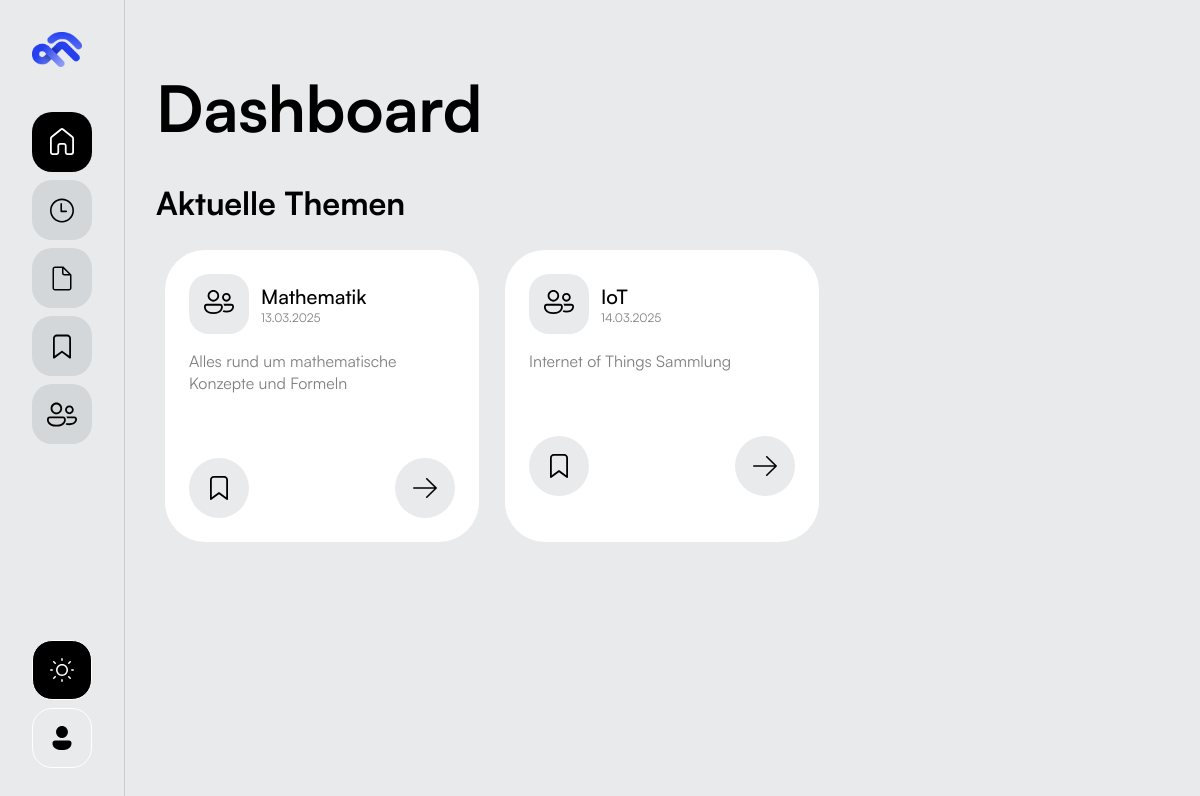
Before: / with the older database file.
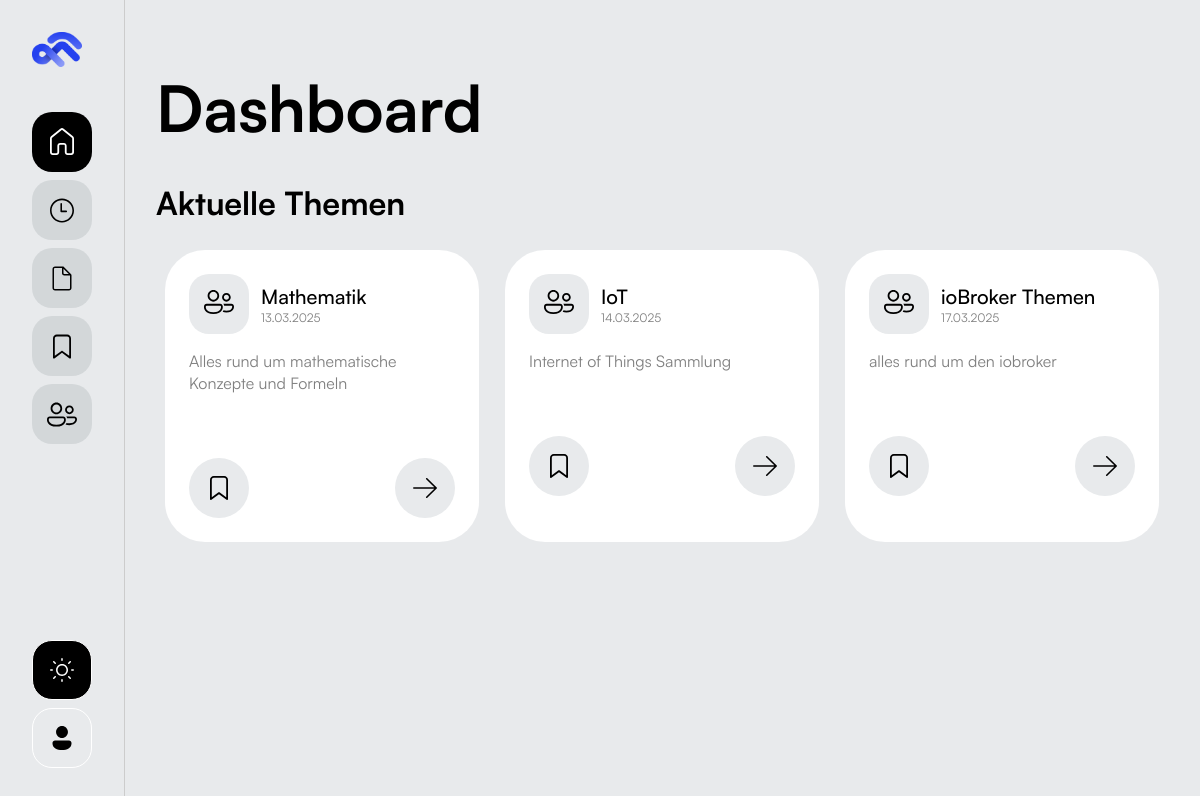
After: the same page with the newer database file.
### app/models.py (models this page shows, shortened)
class Category(db.Model):
    __tablename__ = 'categories'
    id = db.Column(db.Integer, primary_key = True)
    name = db.Column(db.String(100), nullable = False)
    description = db.Column(db.Text)
    created_at = db.Column(db.DateTime, default = datetime.utcnow)
    updated_at = db.Column(db.DateTime, default=datetime.utcnow, onupdate = datetime.utcnow)
    subcategories = db.relationship('Subcategory', backref = 'category', lazy = 'dynamic', cascade='all, delete-orphan')

### app/routes.py (the view)
@app.route("/")
def startseite():
    kategorien = Category.query.all()
    return render_template('startseite.html', kategorien = kategorien)

### app/templates/startseite.html (shortened to what this page needs)
{% extends 'base.html' %}
{% block content %}
<div class="heading_page_wrapper">
    <h1>Dashboard</h1>
</div>
<div class="dashboard_body_grid">
    <div class="dashboard_body_cell">
        <h2>Aktuelle Themen</h2>
        {% if kategorien %}
            <div class="themen_category_grid">
                {% for kategorie in kategorien %}
                    <a href="{{ url_for('kategorie_anzeigen', kategorie_id = kategorie.id) }}" class="category_box_outline">
                        <div class="category_box">
                            <div class="category_info_container">
                                <div class="category_info_wrapper">
                                <div class="category_icon_wrapper">
                                    <span class="category_icon">
                                    </span>
                                </div>
                                <div class="category_heading_wrapper">
                                    <h3>{{ kategorie.name }}</h3>
                                    <p class="text-style-small">{{ kategorie.updated_at.strftime('%d.%m.%Y') }}</p>
                                </div>
                                </div>
                                <p>{{ kategorie.description|default('Keine Beschreibung vorhanden.')|truncate(100) }}</p>
                            </div>
                            <div class="category_btn_wrapper">
                                <div class="category_btn">
                                </div>
                                <div class="category_btn">
                                </div>
                            </div>
                        </div>
                    </a>
                {% endfor %}
            </div>
        {% else %}
            <p>Keine Kategorien gefunden.</p>
        {% endif %}
            </div>
        </div>
{% endblock %}

### app/templates/base.html (shortened to what this page needs)
<!DOCTYPE html>
<html lang="de">
<head>
    <link rel="stylesheet" href="{{ url_for('static', filename = 'css/styles.css') }}">
    <link rel="stylesheet" href="{{ url_for('static', filename = 'css/articles.css') }}">
    <link rel="stylesheet" href="{{ url_for('static', filename = 'css/popup.css') }}">
</head>
<body>
  {% include 'sidebar.html' %}
  <main>
    <div class="page_wrapper">
      {% block content %}{% endblock %}
    </div>
  </main>
</body>
</html>

### app/templates/sidebar.html (shortened to what this page needs)
<div class="sb_section">
    <div class="sb_container">
        <div class="sb_wrapper">
            <div class="sb_logo_wrapper">
                <img class="sb_logo" src="{{ url_for('static', filename = 'images/sf_logo_color.png') }}">
            </div>
            <div class="sb_link_wrapper">
                <a href="{{ url_for('startseite') }}" class="link_icon_wrapper {% if request.path == url_for('startseite') %}active{% endif %}">
                </a>
                <a class="link_icon_wrapper">
                </a>
                <a href="{{ url_for('themen') }}" class="link_icon_wrapper {% if request.path.startswith(url_for('themen')) %}active{% endif %}">
                </a>
                <a class="link_icon_wrapper">
                </a>
                <a class="link_icon_wrapper">
                </a>
            </div>
        </div>
            <div class="sb_link_wrapper">
                <div id="theme-toggle" class="sb_settings_box light">
                </div>
                <div class="sb_settings_box">
                </div>
            </div>
        </div>
    </div>

### app/static/css/styles.css (style rules this page uses)
:root { --primary-blue: #2541EF; --primary-muted: rgba(37, 65, 239, 0.1); --primary-light-muted: rgba(37, 65, 239, 0.05); --black: #000; --white: #fff; --lightest-grey: #E8EAEC; --light-hover-grey: #e6e6e6; --lighter-grey: #D3D7D9; --light-grey: #ccc; --dark-grey: rgba(0,0,0, 0.5); }
* { margin: 0; padding: 0; box-sizing: border-box; text-decoration: none; }
a { color: var(--black); }
html, body { scroll-behavior: smooth; width: 100%; height: 100%; }
body { font-family: 'Satoshi (Local)', Arial, sans-serif; font-weight: 400; background-color: var(--lightest-grey); color: var(--black); margin: 0; padding: 0; display: flex; overflow-x: hidden; }
main { flex: 1; padding-left: 124px; width: calc(100% - 124px); min-height: 100vh; box-sizing: border-box; overflow-y: auto; }
h1 { font-size: 4rem; font-weight: 700; }
h2 { font-size: 2rem; font-weight: 700; }
h3 { font-size: 20px; font-weight: 500; }
p { color: var(--dark-grey); font-size: 1rem; font-weight: 400; }
.text-style-small { font-size: 12px; font-weight: 300; }
.sb_section { min-height: 100vh; border-right: 1px solid var(--light-grey); box-sizing: border-box; flex-shrink: 0; color: var(--white); position: fixed; left: 0; top: 0; bottom: 0; z-index: 9999; }
.sb_container { height: 100%; width: 100%; padding: 2rem; display: flex; flex-direction: column; align-items: center; justify-content: space-between; }
.sb_wrapper { display: flex; flex-direction: column; height: 100%; gap: 2.5rem; align-items: center; }
.sb_logo_wrapper { width: 100%; height: auto; }
.sb_logo { width: 50px; height: auto; }
.sb_link_wrapper { display: flex; flex-direction: column; gap: 0.5rem; }
.link_icon_wrapper { display: flex; width: 60px; height: 60px; align-items: center; justify-content: center; background-color: var(--lighter-grey); border-radius: 20px; color: var(--black); cursor: pointer; }
.link_icon_wrapper.active { background-color: var(--black); color: var(--white); }
.sb_settings_box { display: flex; width: 60px; height: 60px; align-items: center; justify-content: center; border-radius: 20px; color: var(--black); border: 1px solid var(--white); cursor: pointer; }
.sb_settings_box.light { background-color: var(--black); color: var(--white); }
.page_wrapper { width: 100%; height: 100%; padding: 2rem; }
.dashboard_body_grid { display: flex; flex-direction: column; width: 100%; }
.dashboard_body_cell { display: flex; flex-direction: column; gap: 1rem; width: 100%; }
.category_box { display: flex; flex-direction: column; padding: 1.5rem; border-radius: 40px; background-color: var(--white); width: 100%; height: 100%; }
.category_icon_wrapper { display: flex; height: 60px; width: 60px; border-radius: 20px; justify-content: center; align-items: center; background-color: var(--lightest-grey); }
.category_info_wrapper { display: flex; flex-direction: row; align-items: center; gap: 12px; }
.category_heading_wrapper { display: flex; flex-direction: column; gap: 0px; }
.heading_page_wrapper { display: flex; flex-direction: row; align-items: center; justify-content: space-between; width: 100%; padding: 2rem 0; }
.themen_category_grid { display: grid; grid-template-columns: repeat(3, 1fr); grid-template-rows: auto; width: 100%; gap: 0.5rem; }
.category_btn_wrapper { display: flex; flex-direction: row; width: 100%; justify-content: space-between; align-items: center; }
.category_btn { width: 60px; height: 60px; display: flex; justify-content: center; align-items: center; color: black; background-color: var(--lightest-grey); border-radius: 50%; }
.category_info_container { display: flex; flex-direction: column; gap: 1rem; padding-bottom: 4rem; }
.category_box_outline { width: 100%; height: 100%; padding: 0.5rem; border-radius: 48px; border: 1px solid transparent; transition: border 0.1s ease-in-out; cursor: pointer; }

Changed rows visible on the page:
added Category: name "ioBroker Themen", updated_at "17.03.2025", description "alles rund um den iobroker"
